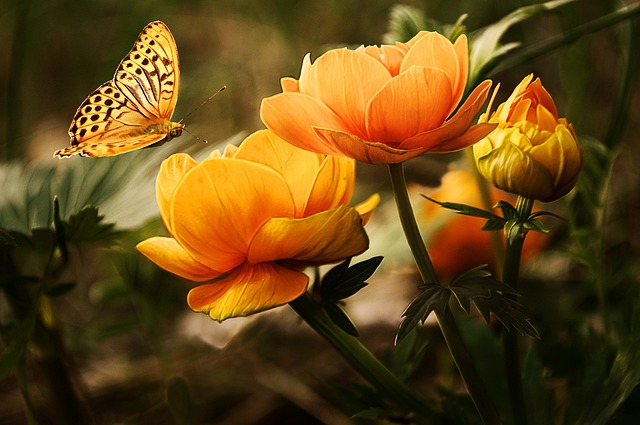
#> input picture DigitalImageAndSpeechProcessing/new.jpg, 640 x 425 px
$ python 3_convolution.py
#> lines starting #> are read from the running program, lines starting #| are printed output that depends on the picture
import cv2
import matplotlib.pyplot as plt
import numpy as np

image_path='new.jpg'
image=cv2.imread(image_path,cv2.IMREAD_GRAYSCALE)
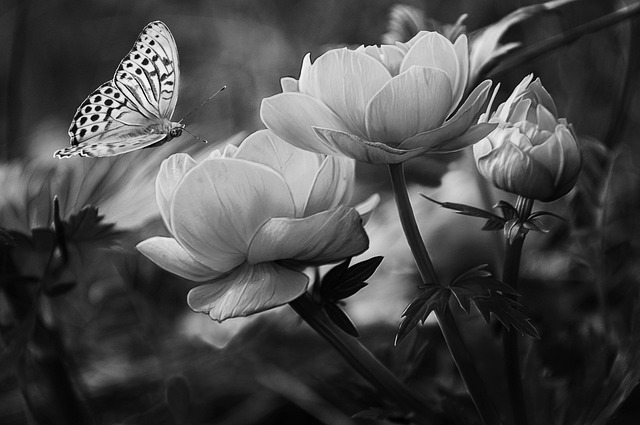
#> image: shape (425, 640); min 0, max 255, mean 74.8

kernal=np.array([[-1,-1,-1],[-1,8,-1],[-1,-1,-1]])
convolvedImage=cv2.filter2D(image,-1,kernal)
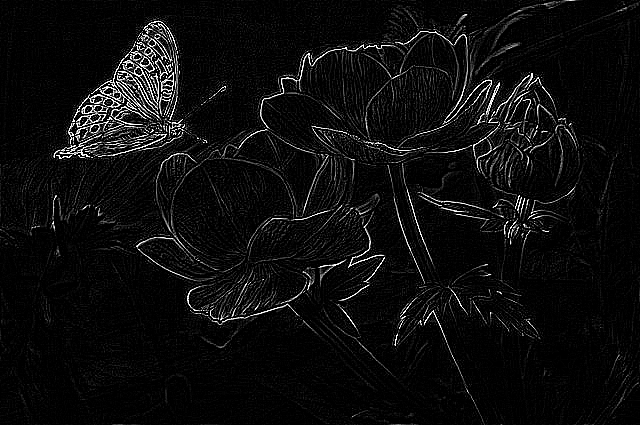
#> convolvedImage: shape (425, 640); min 0, max 255, mean 13.1

plt.figure(figsize=(12,10))
plt.subplot(121)
plt.imshow(image,cmap='gray')
plt.axis('off')

plt.subplot(122)
plt.imshow(convolvedImage,cmap='gray')
plt.axis('off')
plt.tight_layout()
plt.show()
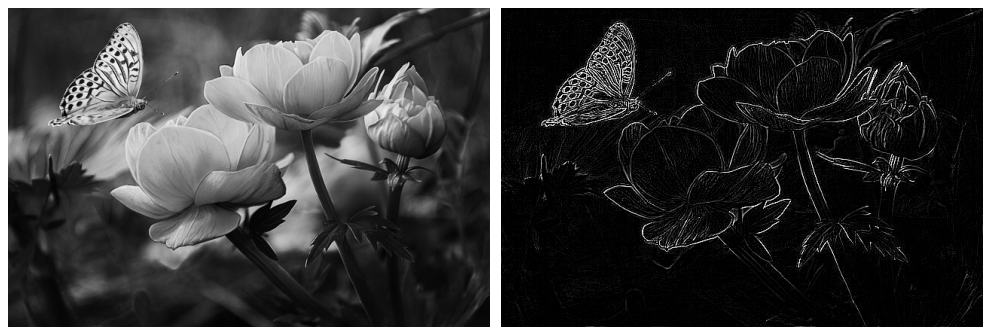
#> figure drawn by matplotlib, 2 panels

$ run again, with DigitalImageAndSpeechProcessing/coin2.jpg copied over DigitalImageAndSpeechProcessing/new.jpg
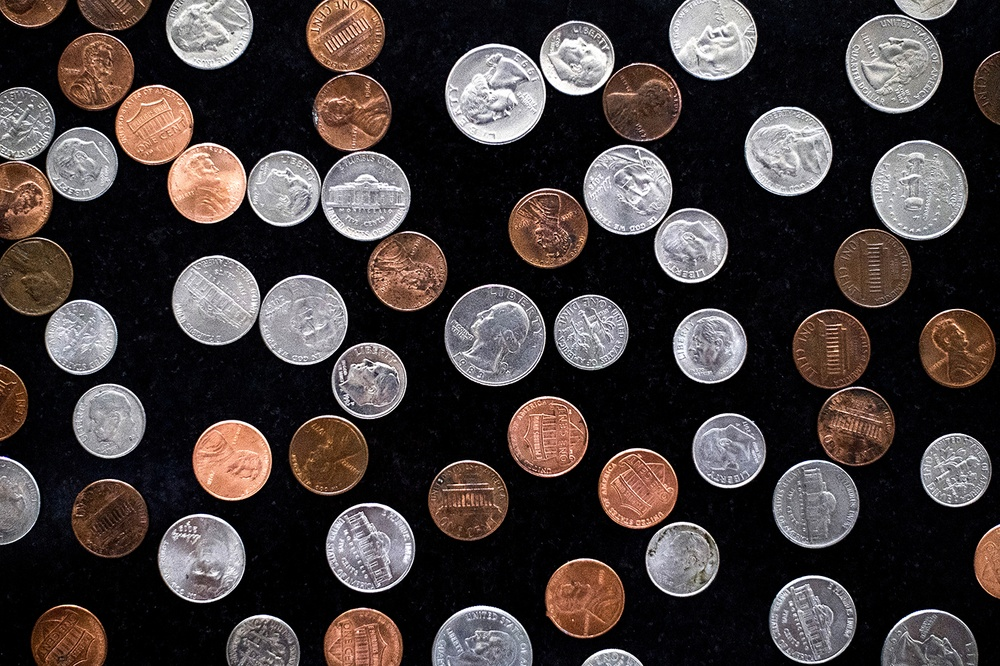
#> input picture DigitalImageAndSpeechProcessing/coin2.jpg, 1000 x 666 px, shrunk from 1400 x 933 before the run
#> `convolvedImage=cv2.filter2D(image,-1,kernal)`:
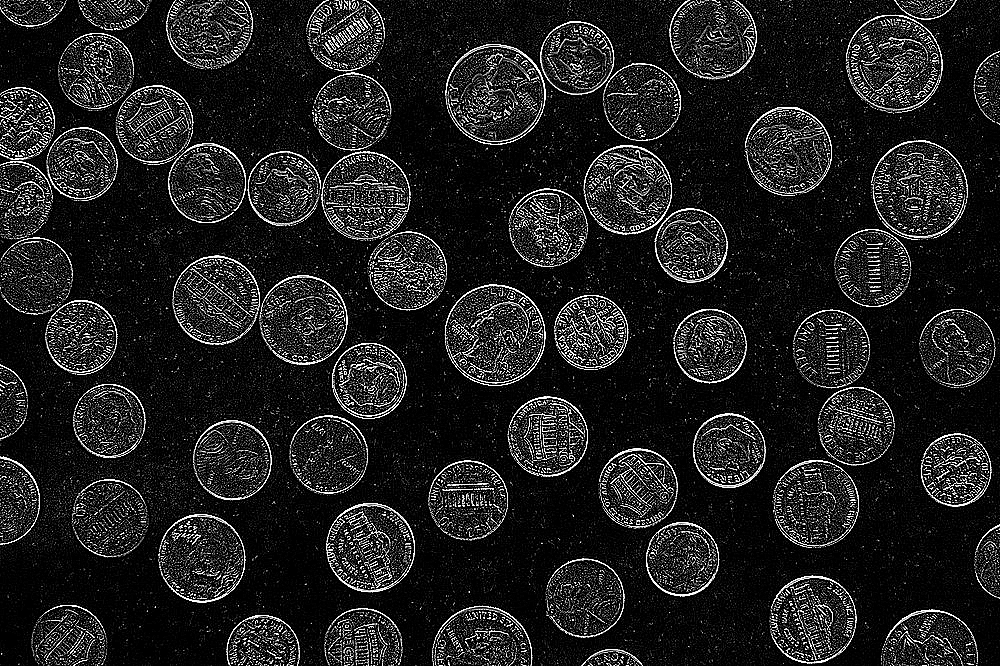
#> convolvedImage: shape (666, 1000); min 0, max 255, mean 32.4
#> `plt.show()`:
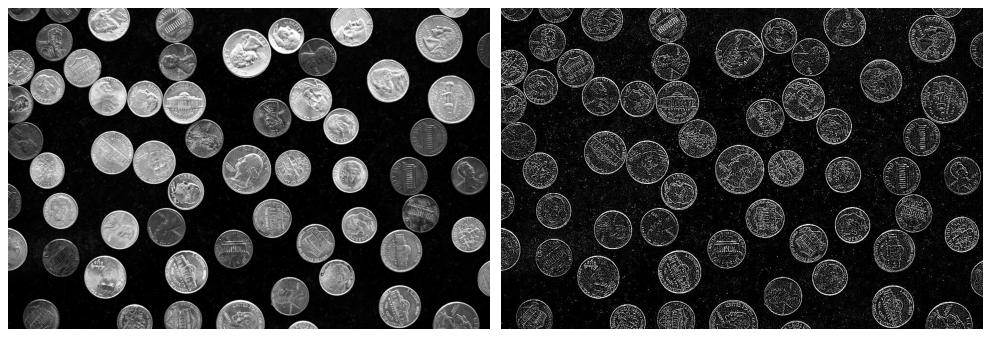
#> figure drawn by matplotlib, 2 panels
